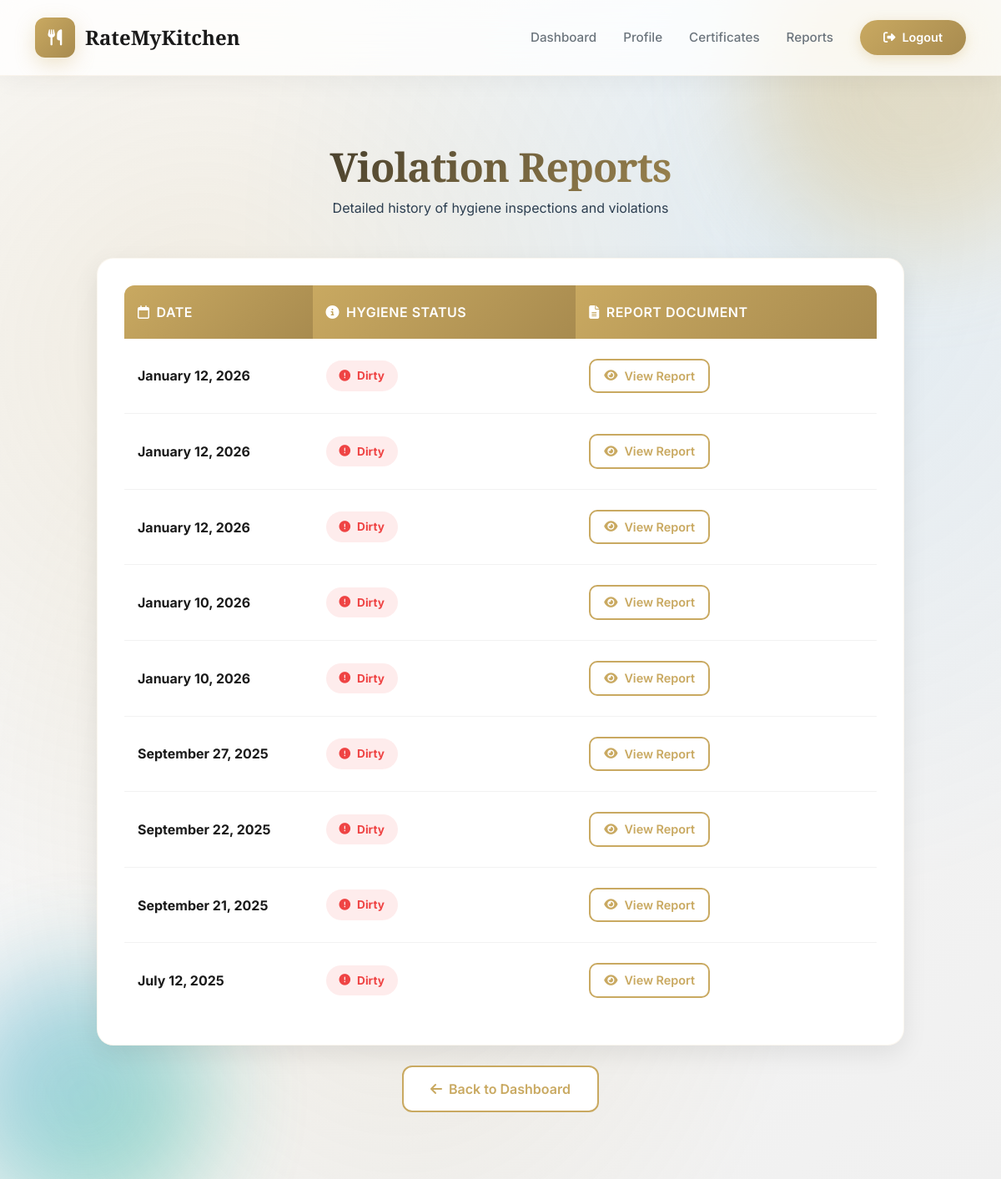
Page /User/reports/ (signed in) on the committed database.
### User/models.py (models this page shows, shortened)
class HygieneViolation(models.Model):
    hotel = models.ForeignKey(tbl_hotel, on_delete=models.CASCADE)
    issue_date = models.DateField(auto_now_add=True)
    hygiene_status = models.CharField(max_length=50)  # "Dirty" or "Moderately Clean"
    pdf_file = models.FileField(upload_to='violation_reports/', null=True, blank=True)

### User/views.py (the view)
# urls.py: path('reports/', views.view_all_reports, name='view_all_reports'),
def view_all_reports(request):
    hotel = _require_hotel(request)
    if not hotel:
        return redirect("guest:login")
    reports = HygieneViolation.objects.filter(hotel=hotel).order_by('-issue_date')
    return render(request, 'User/Reports.html', {'reports': reports, 'hotel': hotel})

### User/views.py (called while the page is built)
def _require_hotel(request):
    hid = request.session.get("hid")
    if not hid:
        return None
    try:
        return tbl_hotel.objects.get(id=hid)
    except tbl_hotel.DoesNotExist:
        return None

### User/Templates/User/Reports.html (shortened to what this page needs)
{% extends "User/Header.html" %}
{% block content %}
<div class="reports-container">
    <div class="page-header" data-aos="fade-up">
        <h1 class="page-title">Violation Reports</h1>
        <p class="page-subtitle">Detailed history of hygiene inspections and violations</p>
    </div>
    <div class="reports-card" data-aos="fade-up" data-aos-delay="100">
        {% if reports %}
        <div class="table-responsive">
            <table class="reports-table">
                <thead>
                    <tr>
                        <th style="width: 25%"><i class="far fa-calendar me-2"></i>Date</th>
                        <th style="width: 35%"><i class="fas fa-info-circle me-2"></i>Hygiene Status</th>
                        <th style="width: 40%"><i class="fas fa-file-alt me-2"></i>Report Document</th>
                    </tr>
                </thead>
                <tbody>
                    {% for report in reports %}
                    <tr>
                        <td>
                            <strong>{{ report.issue_date|date:"F d, Y" }}</strong>
                        </td>
                        <td>
                            <span
                                class="status-badge {% if report.hygiene_status == 'Dirty' %}status-dirty{% else %}status-moderate{% endif %}">
                                <i class="fas fa-exclamation-circle"></i>
                                {{ report.hygiene_status }}
                            </span>
                        </td>
                        <td>
                            {% if report.pdf_file or report.hygiene_status %}
                            <a href="/User/view-report/{{ report.id }}/" class="btn-view-pdf">
                                <i class="fas fa-eye"></i> View Report
                            </a>
                            {% else %}
                            <span class="btn-view-pdf disabled">
                                <i class="fas fa-spinner fa-spin"></i> Generating...
                            </span>
                            {% endif %}
                        </td>
                    </tr>
                    {% endfor %}
                </tbody>
            </table>
        </div>
        {% endif %}
    </div>
    {% if reports %}
    <div class="text-center mt-4" data-aos="fade-up" data-aos-delay="200">
        <a href="/User/homepage/" class="btn-back">
            <i class="fas fa-arrow-left"></i> Back to Dashboard
        </a>
    </div>
    {% endif %}
</div>
{% endblock %}

### User/Templates/User/Header.html (shortened to what this page needs)
<!DOCTYPE html>
<html lang="en">
<head>
    <link href="https://cdn.jsdelivr.net/npm/bootstrap@5.3.2/dist/css/bootstrap.min.css" rel="stylesheet">
    <link href="https://cdnjs.cloudflare.com/ajax/libs/font-awesome/6.4.0/css/all.min.css" rel="stylesheet">
    <link href="https://unpkg.com/aos@2.3.1/dist/aos.css" rel="stylesheet">
</head>
<body>
    <div class="animated-bg">
        <div class="orb orb-1"></div>
        <div class="orb orb-2"></div>
    </div>
    <nav class="navbar navbar-expand-lg navbar-glass sticky-top">
        <div class="container">
            <a class="navbar-brand" href="/User/homepage/">
                <div class="brand-icon">
                    <i class="fas fa-utensils"></i>
                </div>
                RateMyKitchen
            </a>
            <div class="collapse navbar-collapse" id="navbarNav">
                <ul class="navbar-nav ms-auto align-items-center">
                    <li class="nav-item">
                        <a class="nav-link" href="/User/homepage/">Dashboard</a>
                    </li>
                    <li class="nav-item">
                        <a class="nav-link" href="/User/profile/">Profile</a>
                    </li>
                    <li class="nav-item">
                        <a class="nav-link" href="/User/certificates/">Certificates</a>
                    </li>
                    <li class="nav-item">
                        <a class="nav-link" href="/User/reports/">Reports</a>
                    </li>
                    <li class="nav-item ms-lg-3">
                        <button class="btn-logout" onclick="window.location.href='/User/logout/'">
                            <i class="fas fa-sign-out-alt me-2"></i>Logout
                        </button>
                    </li>
                </ul>
            </div>
        </div>
    </nav>
    <div class="main-content">
        {% block content %}{% endblock %}
    </div>
</body>
</html>

### User/Templates/User/Header.html (style rules this page uses)
:root { --primary: #C9A961; --primary-dark: #A88B4F; --primary-light: #E5D4A6; --secondary: #2C3E50; --accent: #3498DB; --success: #10b981; --warning: #f59e0b; --danger: #ef4444; --light: #F8F9FA; --white: #FFFFFF; --dark: #1A1A1A; --text-primary: #2C3E50; --text-secondary: #6C757D; }
* { margin: 0; padding: 0; box-sizing: border-box; }
body { font-family: 'Inter', sans-serif; background: linear-gradient(135deg, #fafafa 0%, #f0f0f0 100%); color: var(--text-primary); overflow-x: hidden; position: relative; min-height: 100vh; }
h1, h2, h3, h4, h5, h6 { font-family: 'Playfair Display', serif; font-weight: 800; letter-spacing: -0.02em; }
.animated-bg { position: fixed; top: 0; left: 0; width: 100%; height: 100%; z-index: -1; overflow: hidden; pointer-events: none; }
.orb { position: absolute; border-radius: 50%; filter: blur(60px); opacity: 0.4; animation: float-orb 20s ease-in-out infinite; }
.orb-1 { width: 400px; height: 400px; background: linear-gradient(135deg, var(--primary), var(--primary-light)); top: -100px; right: -100px; }
.orb-2 { width: 300px; height: 300px; background: linear-gradient(135deg, var(--accent), var(--success)); bottom: -50px; left: -50px; animation-delay: 5s; }
.navbar-glass { background: rgba(255, 255, 255, 0.8) !important; backdrop-filter: blur(20px) saturate(180%); -webkit-backdrop-filter: blur(20px) saturate(180%); border-bottom: 1px solid rgba(201, 169, 97, 0.1); box-shadow: 0 4px 30px rgba(0, 0, 0, 0.05); padding: 1rem 0; transition: all 0.3s cubic-bezier(0.4, 0, 0.2, 1); }
.navbar-brand { font-family: 'Playfair Display', serif; font-weight: 800; font-size: 1.5rem; color: var(--dark); display: flex; align-items: center; gap: 0.75rem; transition: transform 0.3s ease; }
.brand-icon { width: 48px; height: 48px; background: linear-gradient(135deg, var(--primary), var(--primary-dark)); border-radius: 12px; display: flex; align-items: center; justify-content: center; color: white; font-size: 1.2rem; box-shadow: 0 8px 24px rgba(201, 169, 97, 0.3); position: relative; overflow: hidden; }
.brand-icon::before { content: ''; position: absolute; width: 100%; height: 100%; background: linear-gradient(45deg, transparent, rgba(255, 255, 255, 0.3), transparent); transform: translateX(-100%); animation: shine 3s infinite; }
.nav-link { color: var(--text-secondary) !important; font-weight: 500; font-size: 0.95rem; position: relative; padding: 0.5rem 1rem !important; transition: all 0.3s ease; }
.nav-link::before { content: ''; position: absolute; bottom: 0; left: 50%; width: 0; height: 2px; background: linear-gradient(90deg, var(--primary), var(--primary-dark)); transform: translateX(-50%); transition: width 0.3s ease; }
.btn-logout { background: linear-gradient(135deg, var(--primary), var(--primary-dark)); color: white; border: none; padding: 0.65rem 1.75rem; border-radius: 50px; font-weight: 600; font-size: 0.9rem; transition: all 0.3s cubic-bezier(0.4, 0, 0.2, 1); box-shadow: 0 4px 15px rgba(201, 169, 97, 0.3); position: relative; overflow: hidden; }
.btn-logout::before { content: ''; position: absolute; top: 50%; left: 50%; width: 0; height: 0; border-radius: 50%; background: rgba(255, 255, 255, 0.2); transform: translate(-50%, -50%); transition: width 0.6s, height 0.6s; }
.main-content { position: relative; z-index: 1; padding: 2rem 0; min-height: calc(100vh - 80px); }

### rows in the picture
HygieneViolation: issue_date "January 12, 2026", hygiene_status "Dirty"
HygieneViolation: issue_date "January 12, 2026", hygiene_status "Dirty"
HygieneViolation: issue_date "January 12, 2026", hygiene_status "Dirty"
HygieneViolation: issue_date "January 10, 2026", hygiene_status "Dirty"
HygieneViolation: issue_date "January 10, 2026", hygiene_status "Dirty"
HygieneViolation: issue_date "September 27, 2025", hygiene_status "Dirty"
HygieneViolation: issue_date "September 22, 2025", hygiene_status "Dirty"
HygieneViolation: issue_date "September 21, 2025", hygiene_status "Dirty"
HygieneViolation: issue_date "July 12, 2025", hygiene_status "Dirty"
